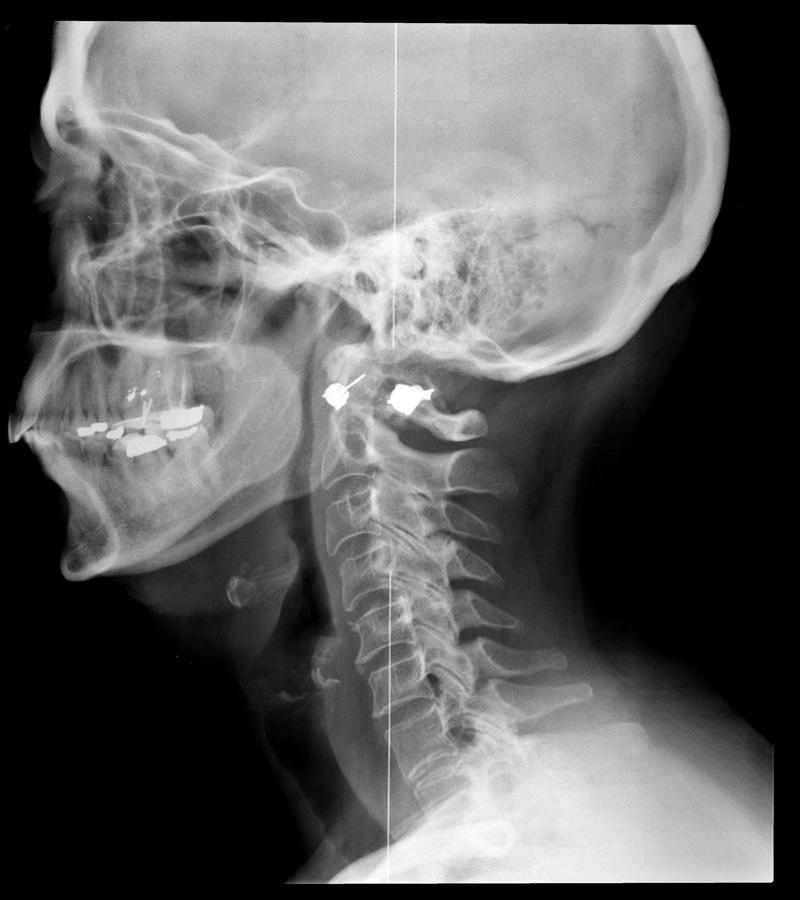
#> input picture HW3/Q6/brain_xray.jpg, 800 x 900 px
$ jupyter execute Q6.ipynb
#> lines starting #> are read from the running program, lines starting #| are printed output that depends on the picture
# Importing Libraries

[cell 1]
import numpy as np
import matplotlib.pyplot as plt
import imageio as iio

# Reading Images

[cell 2]
brain = iio.imread('brain_xray.jpg')
#> brain is the input picture: shape (900, 800); min 0, max 255, mean 94.8
hand = iio.imread('hand_xray.jpg')
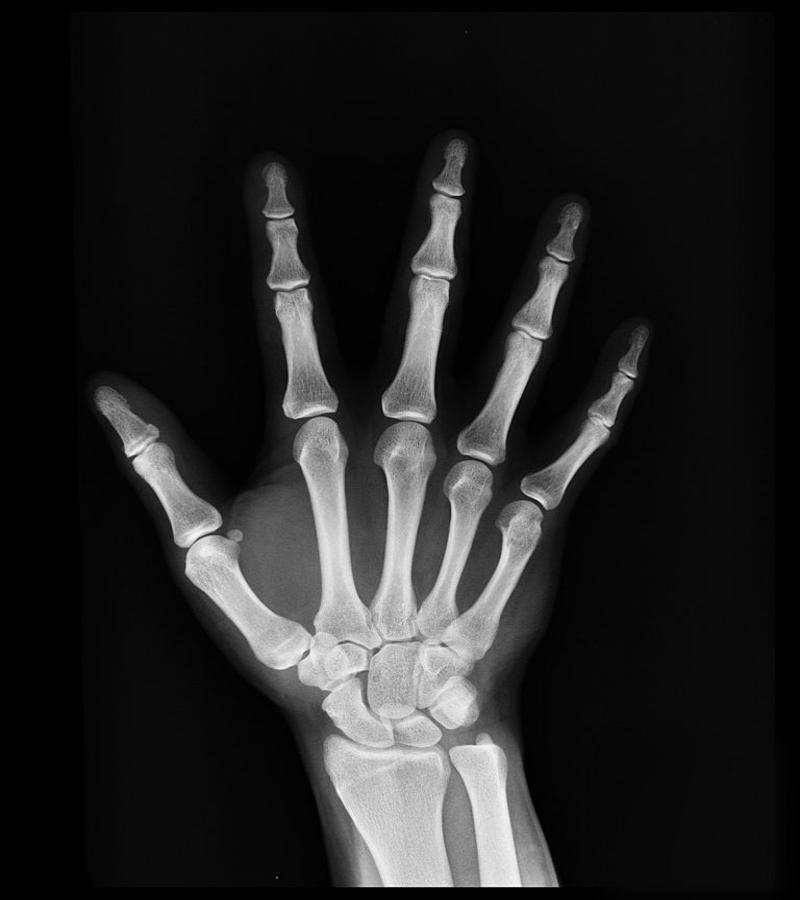
#> input picture HW3/Q6/hand_xray.jpg, 800 x 900 px
#> hand is the input picture: shape (900, 800); min 0, max 254, mean 36.3

def show_image(img, title='', save=False, name=''):
    '''
    a function for showing images
    '''
    plt.figure()
    plt.imshow(img, cmap='gray')
    plt.xticks([])
    plt.yticks([])
    plt.title(title)
    if save:
        plt.savefig(name)
    plt.show()

show_image(brain)
show_image(hand)

# Combining Images

[cell 3]
def swap(img1, img2):
    '''
    a function for swaping phase and magnitude of two images
    '''

    f1 = np.fft.fftshift(np.fft.fft2(img1))
    f2 = np.fft.fftshift(np.fft.fft2(img2))

    fnew1 = np.abs(f1) * np.exp(complex(0,1)*np.angle(f2))
    fnew2 = np.abs(f2) * np.exp(complex(0,1)*np.angle(f1))

    new_img1 = np.fft.ifft2(np.fft.ifftshift(fnew1)).real
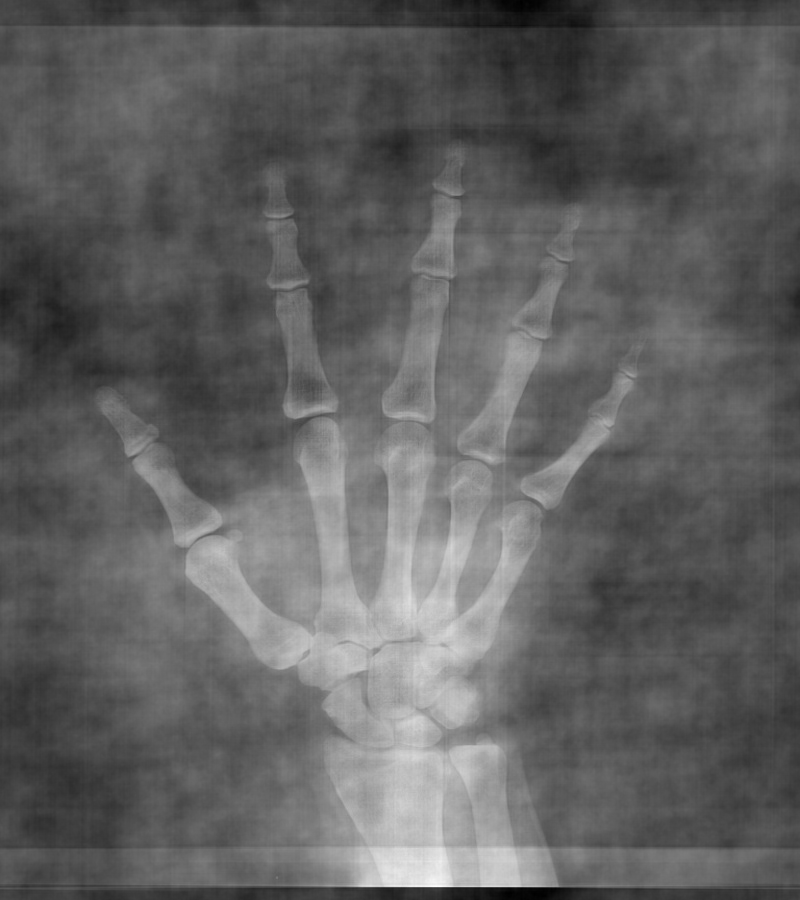
#> new_img1: shape (900, 800) float64; min -133.3, max 466.7, mean 94.8; drawn with min black and max white
    new_img2 = np.fft.ifft2(np.fft.ifftshift(fnew2)).real
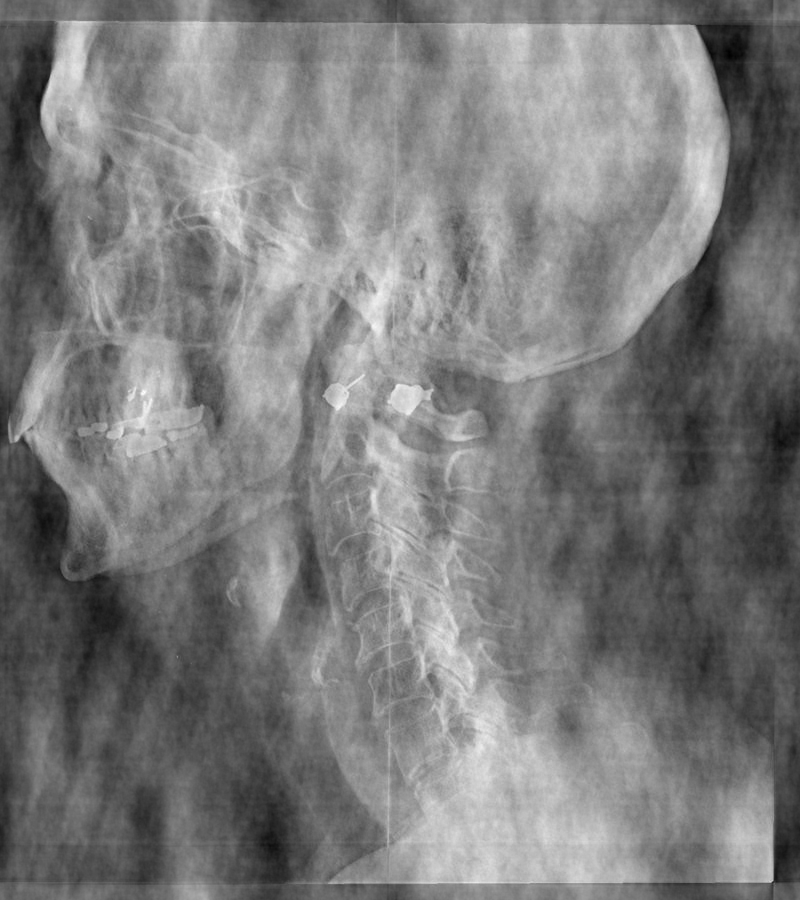
#> new_img2: shape (900, 800) float64; min -144.2, max 226.6, mean 36.3; drawn with min black and max white

    new_img1 = (new_img1-np.min(new_img1))/(np.max(new_img1)-np.min(new_img1))*255
    new_img2 = (new_img2-np.min(new_img2))/(np.max(new_img2)-np.min(new_img2))*255

    return new_img1, new_img2

img1, img2 = swap(brain, hand)

show_image(img1, 'Phase of Hand with Magnitude of Brain', True, 'res6_1.jpg')
show_image(img2, 'Phase of Brain with Magnitude of Hand', True, 'res6_2.jpg')
